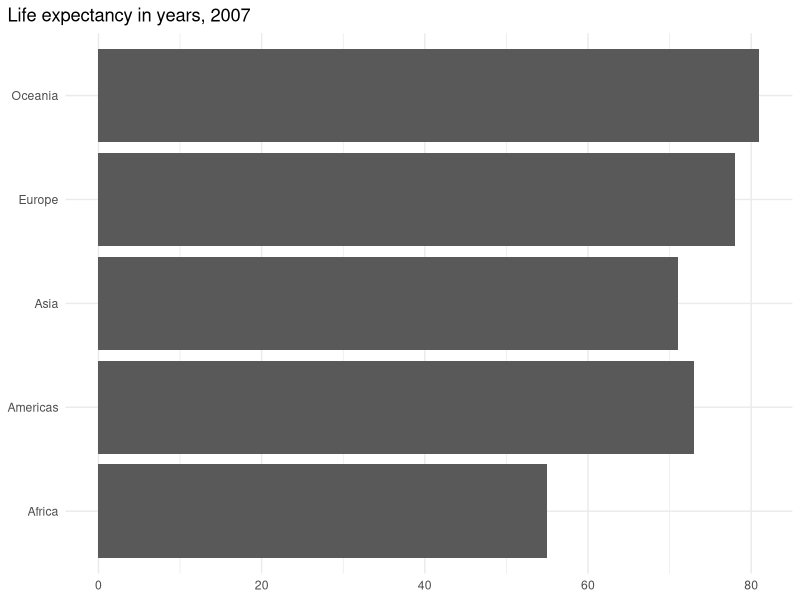
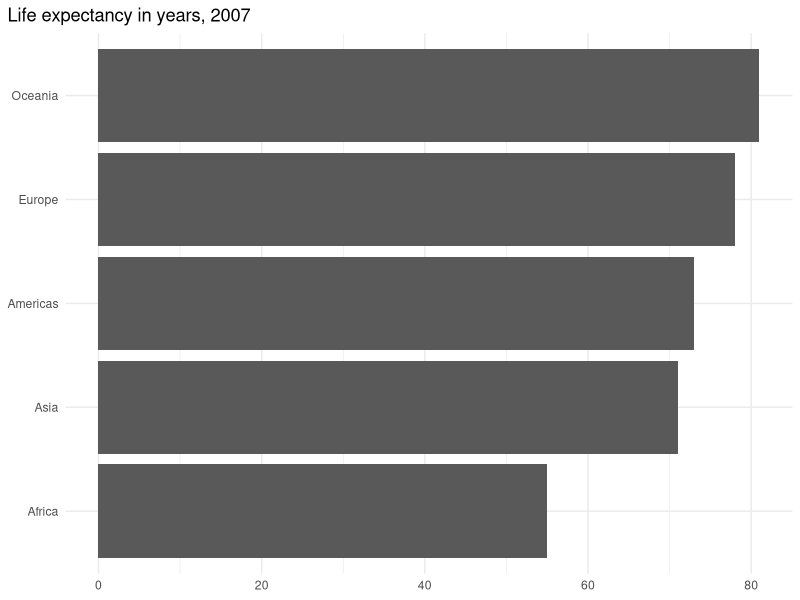
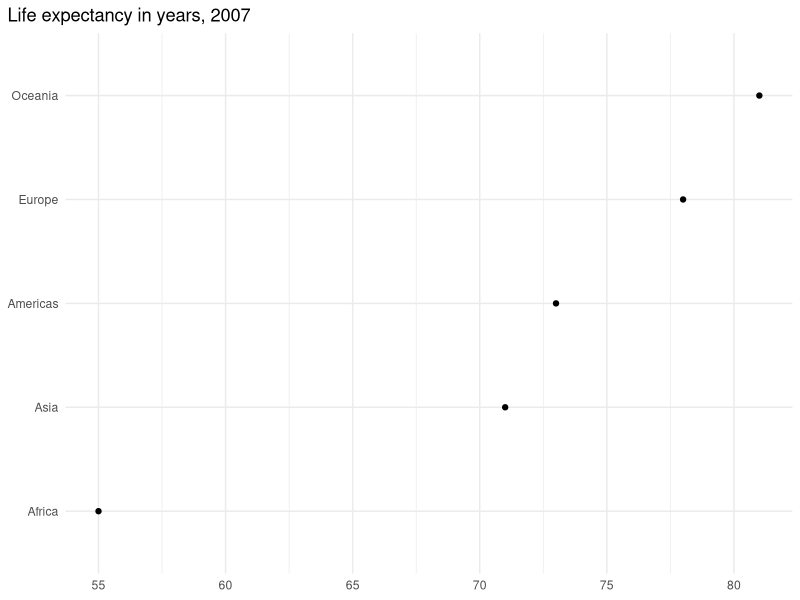
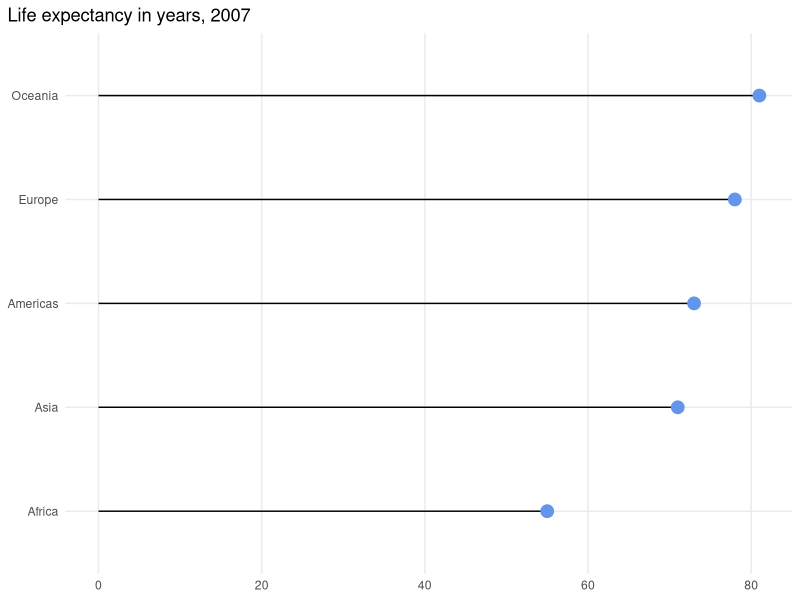

Write the R code that produced these figures, in order.
## ---- chunk 1
library(readr)
library(ggplot2)
library(dplyr)
library(forcats)
## ---- chunk 2
life_expectancy_data <- read_csv("2007_life-expectancy.csv")
## ---- chunk 3
life_expectancy_data |>
  ggplot(aes(x = life_expectancy, y = continent)) +
  geom_col() +
  ggtitle("Life expectancy in years, 2007") +
  theme_minimal() +
  theme(axis.title = element_blank(),
        plot.title.position = "plot")
## ---- chunk 4
life_expectancy_data_ordered <- life_expectancy_data |>
  mutate(continent = fct_reorder(continent, life_expectancy))
## ---- chunk 5
life_expectancy_data_ordered |>
  ggplot(aes(x = life_expectancy, y = continent)) +
  geom_col() +
  ggtitle("Life expectancy in years, 2007") +
  theme_minimal() +
  theme(axis.title = element_blank(),
        plot.title.position = "plot")
## ---- chunk 6
life_expectancy_data_ordered |>
  ggplot(aes(x = life_expectancy, y = continent)) +
  geom_point() +
  ggtitle("Life expectancy in years, 2007") +
  theme_minimal() +
  theme(axis.title = element_blank(),
        plot.title.position = "plot")
## ---- chunk 7
life_expectancy_data_ordered |>
  ggplot(aes(x = life_expectancy, y = continent)) +
  geom_segment(x = 0,
               xend = life_expectancy_data_ordered$life_expectancy,
               y = life_expectancy_data_ordered$continent,
               yend = life_expectancy_data_ordered$continent,
               linewidth = 0.5) +
  geom_point(size = 4,
             colour = "cornflowerblue") +
  ggtitle("Life expectancy in years, 2007") +
  scale_x_continuous(limits = c(0, NA)) +
  theme_minimal() +
  theme(axis.title = element_blank(),
        plot.title.position = "plot",
        panel.grid.minor = element_blank())
